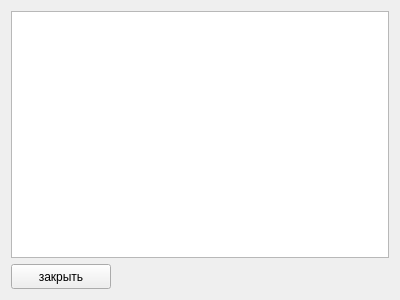
<?xml version="1.0" encoding="UTF-8"?>
<ui version="4.0">
 <class>Literature</class>
 <widget class="QWidget" name="Literature">
  <property name="geometry">
   <rect>
    <x>0</x>
    <y>0</y>
    <width>400</width>
    <height>300</height>
   </rect>
  </property>
  <property name="windowTitle">
   <string>Form</string>
  </property>
  <property name="windowFilePath">
   <string/>
  </property>
  <property name="inputMethodHints">
   <set>Qt::ImhNone</set>
  </property>
  <layout class="QVBoxLayout" name="verticalLayout">
   <item>
    <widget class="QTableWidget" name="tableWidgetBooks">
     <property name="editTriggers">
      <set>QAbstractItemView::AnyKeyPressed</set>
     </property>
     <property name="showGrid">
      <bool>true</bool>
     </property>
    </widget>
   </item>
   <item>
    <widget class="QPushButton" name="exitButton">
     <property name="minimumSize">
      <size>
       <width>0</width>
       <height>25</height>
      </size>
     </property>
     <property name="maximumSize">
      <size>
       <width>100</width>
       <height>16777215</height>
      </size>
     </property>
     <property name="text">
      <string>закрыть</string>
     </property>
    </widget>
   </item>
  </layout>
 </widget>
 <resources/>
 <connections/>
</ui>
